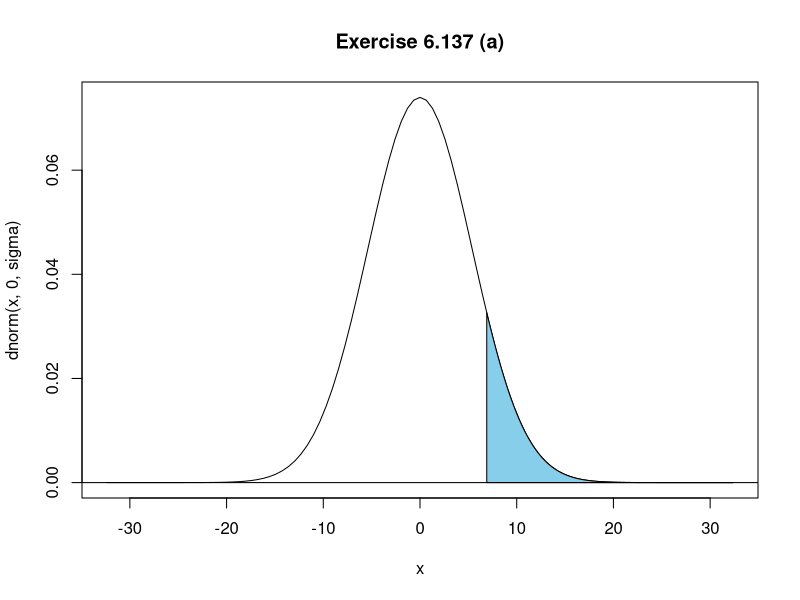

The R source for this figure:
##Exercise 6.137 ----------------------------------------------------

drawShadeInNorm <- function(begin, end, title, sigma) {
    begin <- begin * sigma
    end <- end * sigma
    cord.x <- c(begin,seq(begin,end,0.01),end) 
    cord.y <- c(0,dnorm(seq(begin,end,0.01), 0, sigma),0) 
    curve(dnorm(x,0,sigma),xlim=c(-6 * sigma,6 * sigma),main=title) 
    polygon(cord.x,cord.y,col='skyblue')
    abline(0,0)
}

drawShadeInNorm(6.9/(55/sqrt(104)), 6, "Exercise 6.137 (a)", 55/sqrt(104))


##Exercise 6.141 ----------------------------------------------------
x<-rnorm(15, 20, 5)
x